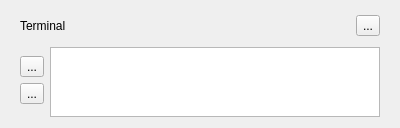
<?xml version="1.0" encoding="UTF-8"?>
<ui version="4.0">
 <class>QLionTerminal</class>
 <widget class="QWidget" name="QLionTerminal">
  <property name="geometry">
   <rect>
    <x>0</x>
    <y>0</y>
    <width>400</width>
    <height>128</height>
   </rect>
  </property>
  <property name="windowTitle">
   <string>QLionTerminal</string>
  </property>
  <layout class="QVBoxLayout" name="verticalLayout_2">
   <item>
    <widget class="QWidget" name="widget_2" native="true">
     <property name="minimumSize">
      <size>
       <width>0</width>
       <height>30</height>
      </size>
     </property>
     <layout class="QHBoxLayout" name="horizontalLayout_2">
      <property name="topMargin">
       <number>0</number>
      </property>
      <property name="rightMargin">
       <number>9</number>
      </property>
      <property name="bottomMargin">
       <number>0</number>
      </property>
      <item>
       <widget class="QLabel" name="label">
        <property name="text">
         <string>Terminal</string>
        </property>
       </widget>
      </item>
      <item>
       <spacer name="horizontalSpacer">
        <property name="orientation">
         <enum>Qt::Horizontal</enum>
        </property>
        <property name="sizeHint" stdset="0">
         <size>
          <width>40</width>
          <height>20</height>
         </size>
        </property>
       </spacer>
      </item>
      <item>
       <widget class="QToolButton" name="toolButton_hide">
        <property name="text">
         <string>...</string>
        </property>
        <property name="icon">
         <iconset resource="icons.qrc">
          <normaloff>:/resources/icons/terminal_hide.png</normaloff>:/resources/icons/terminal_hide.png</iconset>
        </property>
       </widget>
      </item>
     </layout>
    </widget>
   </item>
   <item>
    <widget class="QWidget" name="widget_3" native="true">
     <layout class="QHBoxLayout" name="horizontalLayout">
      <property name="topMargin">
       <number>0</number>
      </property>
      <property name="bottomMargin">
       <number>0</number>
      </property>
      <item>
       <widget class="QWidget" name="widget" native="true">
        <layout class="QVBoxLayout" name="verticalLayout">
         <property name="leftMargin">
          <number>0</number>
         </property>
         <property name="rightMargin">
          <number>0</number>
         </property>
         <item>
          <widget class="QToolButton" name="toolButton_run">
           <property name="text">
            <string>...</string>
           </property>
           <property name="icon">
            <iconset resource="icons.qrc">
             <normaloff>:/resources/icons/execute_dark.png</normaloff>:/resources/icons/execute_dark.png</iconset>
           </property>
          </widget>
         </item>
         <item>
          <widget class="QToolButton" name="toolButton_stop">
           <property name="text">
            <string>...</string>
           </property>
           <property name="icon">
            <iconset resource="icons.qrc">
             <normaloff>:/resources/icons/suspend_dark.png</normaloff>:/resources/icons/suspend_dark.png</iconset>
           </property>
          </widget>
         </item>
         <item>
          <spacer name="verticalSpacer">
           <property name="orientation">
            <enum>Qt::Vertical</enum>
           </property>
           <property name="sizeHint" stdset="0">
            <size>
             <width>20</width>
             <height>40</height>
            </size>
           </property>
          </spacer>
         </item>
        </layout>
       </widget>
      </item>
      <item>
       <widget class="QPlainTextEdit" name="plainTextEdit">
        <property name="textInteractionFlags">
         <set>Qt::TextSelectableByKeyboard|Qt::TextSelectableByMouse</set>
        </property>
       </widget>
      </item>
     </layout>
    </widget>
   </item>
  </layout>
 </widget>
 <resources>
  <include location="icons.qrc"/>
 </resources>
 <connections/>
</ui>
